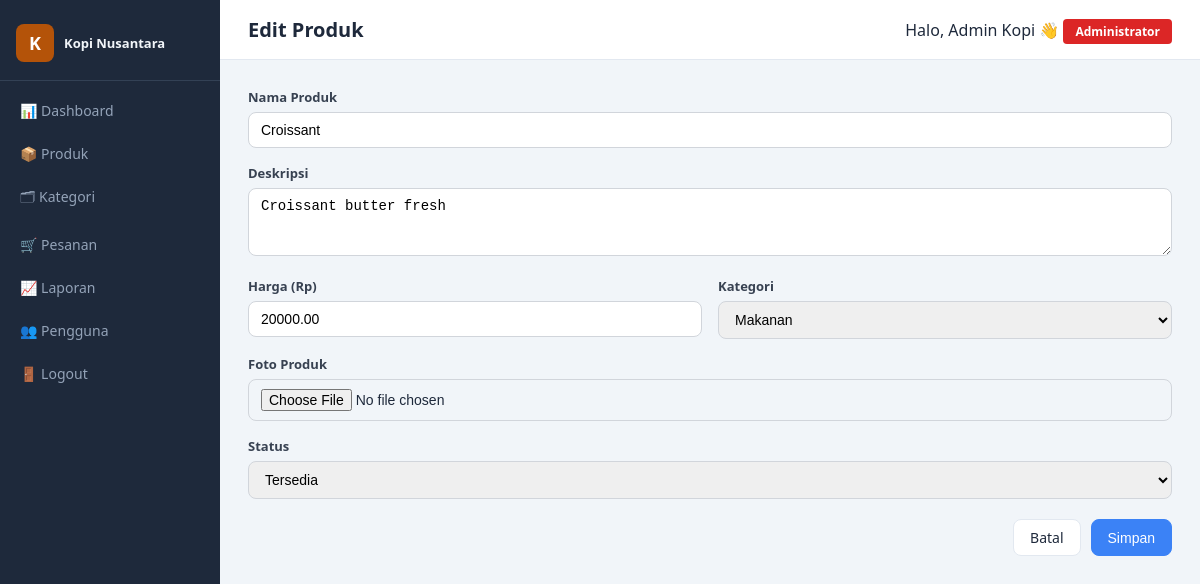
/products/edit/6 (signed in), run on the app's committed database.
### tables this page shows
CREATE TABLE `products` (
  `id` int NOT NULL AUTO_INCREMENT,
  `store_id` int NOT NULL,
  `category_id` int DEFAULT NULL,
  `name` varchar(150) NOT NULL,
  `description` text,
  `price` decimal(10,2) NOT NULL DEFAULT '0.00',
  `image` varchar(255) DEFAULT NULL,
  `is_available` tinyint DEFAULT '1',
  `created_at` datetime DEFAULT CURRENT_TIMESTAMP,
  PRIMARY KEY (`id`),
  KEY `store_id` (`store_id`),
  KEY `category_id` (`category_id`),
  CONSTRAINT `products_ibfk_1` FOREIGN KEY (`store_id`) REFERENCES `stores` (`id`),
  CONSTRAINT `products_ibfk_2` FOREIGN KEY (`category_id`) REFERENCES `categories` (`id`)
);

CREATE TABLE `categories` (
  `id` int NOT NULL AUTO_INCREMENT,
  `store_id` int NOT NULL,
  `name` varchar(100) NOT NULL,
  `icon` varchar(50) DEFAULT NULL,
  PRIMARY KEY (`id`),
  KEY `store_id` (`store_id`),
  CONSTRAINT `categories_ibfk_1` FOREIGN KEY (`store_id`) REFERENCES `stores` (`id`)
);

### core/Controller.php (called while the page is built, shortened)
<?php
abstract class Controller
{
    protected function model(string $model): object
    {
        $file = ROOT_PATH . "/app/Models/{$model}.php";
        return new $model();
    }
    protected function view(string $view, array $data = []): void
    {
        extract($data);
        $file = ROOT_PATH . "/app/Views/{$view}.php";
        require $file;
    }
    protected function requirePermission(string $permission): void
    {
        require_once ROOT_PATH . '/app/Helpers/AuthHelper.php';
    }
}

### app/Controllers/ProductController.php (called while the page is built, shortened)
<?php
class ProductController extends Controller
{
    private object $productModel;
    private object $categoryModel;
    public function __construct()
    {
        $this->productModel  = $this->model('ProductModel');
        $this->categoryModel = $this->model('CategoryModel');
    }
    public function edit(string $id): void
    {
        $product    = $this->productModel->find((int)$id);
        $categories = $this->categoryModel->byStore($_SESSION['store_id']);
        $this->view('layouts/main', [
            'pageTitle' => 'Edit Produk', 'content' => 'products/form',
            'categories' => $categories, 'product' => $product,
            'csrf_field'  => $this->csrfField(),
        ]);
    }
}

### public/index.php (called while the page is built, shortened)
<?php
require_once dirname(__DIR__) . '/config/database.php';
$router = new Router();
$router->dispatch();

### core/Database.php (called while the page is built)
<?php
class Database
{
    private static ?PDO $instance = null;
    public static function getInstance(): PDO
    {
        if (self::$instance === null) {
            $dsn = "mysql:host=" . DB_HOST . ";dbname=" . DB_NAME . ";charset=" . DB_CHARSET;
            $options = [
                PDO::ATTR_ERRMODE            => PDO::ERRMODE_EXCEPTION,
                PDO::ATTR_DEFAULT_FETCH_MODE => PDO::FETCH_ASSOC,
                PDO::ATTR_EMULATE_PREPARES   => false,
            ];
            try {
                self::$instance = new PDO($dsn, DB_USER, DB_PASS, $options);
            } catch (PDOException $e) {
                die(json_encode(['error' => 'Database connection failed: ' . $e->getMessage()]));
            }
        }
        return self::$instance;
    }
}

### core/Model.php (called while the page is built, shortened)
<?php
abstract class Model
{
    protected PDO $db;
    protected string $table;
    protected string $primaryKey = "id";
    public function __construct()
    {
        $this->db = Database::getInstance();
    }
    public function find(int $id): array|false
    {
        try {
            $stmt = $this->db->prepare("SELECT * FROM {$this->table} WHERE {$this->primaryKey} = ?");
            $stmt->execute([$id]);
            return $stmt->fetch();
        } catch (PDOException $e) { $this->handleError($e, "find:{$this->table}"); }
    }
    public function where(string $column, mixed $value): array
    {
        try {
            $stmt = $this->db->prepare("SELECT * FROM {$this->table} WHERE {$column} = ?");
            $stmt->execute([$value]);
            return $stmt->fetchAll();
        } catch (PDOException $e) { $this->handleError($e, "where:{$this->table}"); }
    }
}

### app/Models/CategoryModel.php (called while the page is built, shortened)
<?php
class CategoryModel extends Model
{
    public function byStore(int $storeId): array
    {
        return $this->where('store_id', $storeId);
    }
}

### app/Views/products/form.php (the view, shortened to what this page needs)
<form method="POST" action="<?= BASE_URL ?>/products/<?= $product ? 'update/' . $product['id'] : 'store' ?>" enctype="multipart/form-data">
    <div class="form-group">
        <label>Nama Produk</label>
        <input type="text" name="name" required value="<?= htmlspecialchars($product['name'] ?? '') ?>">
    </div>
    <div class="form-group">
        <label>Deskripsi</label>
        <textarea name="description" rows="3"><?= htmlspecialchars($product['description'] ?? '') ?></textarea>
    </div>
    <div class="form-row">
        <div class="form-group">
            <label>Harga (Rp)</label>
            <input type="number" name="price" required value="<?= $product['price'] ?? '' ?>">
        </div>
        <div class="form-group">
            <label>Kategori</label>
            <select name="category_id">
                <?php foreach ($categories as $cat): ?>
                <option value="<?= $cat['id'] ?>" <?= ($product['category_id'] ?? '') == $cat['id'] ? 'selected' : '' ?>>
                    <?= htmlspecialchars($cat['name']) ?>
                </option>
                <?php endforeach; ?>
            </select>
        </div>
    </div>
    <div class="form-group">
        <label>Foto Produk</label>
        <input type="file" name="image" accept="image/*">
    </div>
    <?php if ($product): ?>
    <div class="form-group">
        <label>Status</label>
        <select name="is_available">
            <option value="1" <?= $product['is_available'] ? 'selected' : '' ?>>Tersedia</option>
        </select>
    </div>
    <?php endif; ?>
    <div class="form-actions">
        <a href="<?= BASE_URL ?>/products" class="btn">Batal</a>
        <button type="submit" class="btn btn-primary">Simpan</button>
    </div>
</form>

### core/Router.php (shortened to what this page needs)
<?php
class Router
{
    private array $routes = [];
    public function get(string $path, string $controller, string $method): void
    {
        $this->routes['GET'][$path] = ['controller' => $controller, 'method' => $method];
    }
    public function post(string $path, string $controller, string $method): void
    {
        $this->routes['POST'][$path] = ['controller' => $controller, 'method' => $method];
    }
    public function dispatch(): void
    {
        $httpMethod = $_SERVER['REQUEST_METHOD'];
        $uri = parse_url($_SERVER['REQUEST_URI'], PHP_URL_PATH);
        $uri = preg_replace('#^/public#', '', $uri);
        $uri = '/' . trim($uri, '/');
        $routes = $this->routes[$httpMethod] ?? [];
        uksort($routes, function ($a, $b) {
            $aScore = substr_count($a, '{');
            $bScore = substr_count($b, '{');
            if ($aScore !== $bScore) return $aScore - $bScore;
            return strlen($b) - strlen($a);
        });
        foreach ($routes as $route => $action) {
            $pattern = preg_quote($route, '#');
            $pattern = preg_replace('/\\\{[^}]+\\\}/', '([^/]+)', $pattern);
            $pattern = "#^{$pattern}$#";
            if (preg_match($pattern, $uri, $matches)) {
                array_shift($matches);
                try {
                    $ctrl = new $action['controller']();
                    call_user_func_array([$ctrl, $action['method']], $matches);
                } catch (AppException $e) {
                    $this->handleAppError($e);
                } catch (PDOException $e) {
                    $this->handleAppError(
                        new AppException("Terjadi kesalahan pada database. Silakan coba lagi.", 500, $e)
                    );
                } catch (\Throwable $e) {
                    $this->handleUnexpectedError($e);
                }
                return;
            }
        }
    }
}

### public/css/admin.css (style rules this page uses)
* { margin: 0; padding: 0; box-sizing: border-box; }
body { font-family: 'Segoe UI', sans-serif; background: #f1f5f9; color: #1e293b; display: flex; min-height: 100vh; }
.btn { padding: 8px 16px; border-radius: 8px; border: 1px solid #e2e8f0; background: #fff; cursor: pointer; font-size: 14px; text-decoration: none; color: #1e293b; display: inline-block; transition: all .2s; }
.btn-primary { background: #3b82f6; color: #fff; border-color: #3b82f6; }
.form-group { margin-bottom: 16px; }
.form-group label { display: block; font-size: 13px; font-weight: 600; margin-bottom: 6px; color: #374151; }
.form-group input, .form-group select, .form-group textarea { width: 100%; padding: 9px 12px; border: 1px solid #d1d5db; border-radius: 8px; font-size: 14px; }
.form-row { display: grid; grid-template-columns: 1fr 1fr; gap: 16px; }
.form-actions { display: flex; gap: 10px; justify-content: flex-end; margin-top: 20px; }

### data on the page
products: name "Croissant", description "Croissant butter fresh", price "20000.00", category_id "Makanan", is_available "Tersedia"
